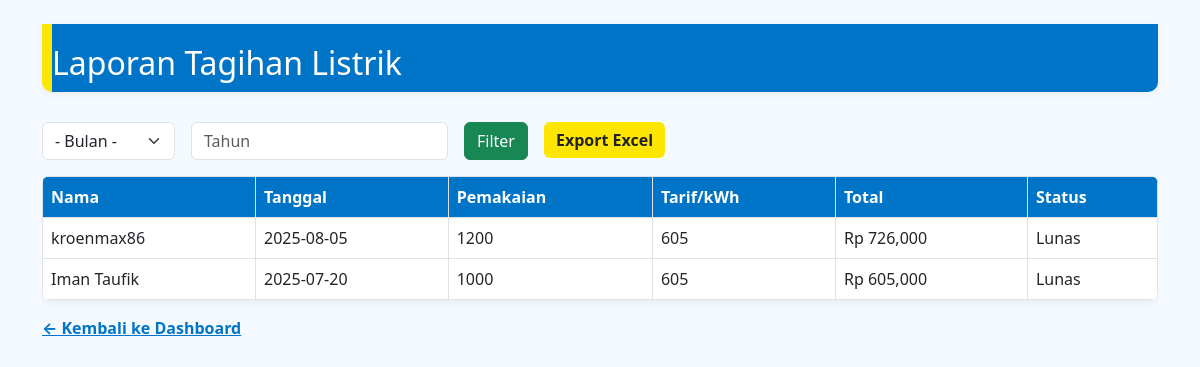
/pages/laporan_tagihan.php (signed in), run on the app's committed database.
### tables this page shows
CREATE TABLE `tagihan` (
  `id_tagihan` int(11) NOT NULL,
  `id_penggunaan` int(11) DEFAULT NULL,
  `jumlah_tagihan` int(11) DEFAULT NULL,
  `status` enum('Belum Bayar','Lunas') DEFAULT NULL
);

CREATE TABLE `pelanggan` (
  `id_pelanggan` varchar(10) NOT NULL,
  `nama` varchar(100) DEFAULT NULL,
  `password` varchar(100) DEFAULT NULL,
  `email` varchar(100) DEFAULT NULL,
  `alamat` text DEFAULT NULL,
  `daya` int(11) DEFAULT NULL,
  `tanggal_registrasi` date DEFAULT NULL
);

CREATE TABLE `penggunaan` (
  `id_penggunaan` int(11) NOT NULL,
  `id_pelanggan` varchar(10) DEFAULT NULL,
  `tanggal` date DEFAULT NULL,
  `meter_awal` int(11) DEFAULT NULL,
  `meter_akhir` int(11) DEFAULT NULL
);

CREATE TABLE `tarif` (
  `daya` int(11) NOT NULL,
  `tarif_per_kwh` int(11) DEFAULT NULL
);

### pages/laporan_tagihan.php (the view, shortened to what this page needs)
<?php
include '../config/koneksi.php';
$bulan = isset($_GET['bulan']) ? $_GET['bulan'] : '';
$tahun = isset($_GET['tahun']) ? $_GET['tahun'] : '';
$where = [];
$where_sql = $where ? 'WHERE ' . implode(' AND ', $where) : '';
$query = "SELECT
    t.id_tagihan, p.nama, pg.tanggal, (pg.meter_akhir - pg.meter_awal) AS pemakaian, tf.tarif_per_kwh, t.jumlah_tagihan, t.status
  FROM tagihan t
  JOIN penggunaan pg ON t.id_penggunaan = pg.id_penggunaan
  JOIN pelanggan p ON pg.id_pelanggan = p.id_pelanggan
  JOIN tarif tf ON p.daya = tf.daya
  $where_sql
  ORDER BY pg.tanggal DESC";
$data = mysqli_query($koneksi, $query);
?>
<!DOCTYPE html>
<html>
<head>
</head>
<body>
<div class="container mt-4">
    <div class="pln-header">
        <h2 class="mb-0">Laporan Tagihan Listrik</h2>
    </div>
    <form method="GET" class="row g-3 mb-3">
      <div class="col-auto">
        <select name="bulan" class="form-select">
          <option value="">- Bulan -</option>
        </select>
      </div>
      <div class="col-auto">
        <input type="number" name="tahun" class="form-control" placeholder="Tahun" value="<?= $tahun ?>">
      </div>
      <div class="col-auto">
        <button type="submit" class="btn btn-success">Filter</button>
      </div>
      <div class="col-auto">
        <a href="export_excel.php?bulan=<?= $bulan ?>&tahun=<?= $tahun ?>" class="btn btn-pln" target="_blank">Export Excel</a>
      </div>
    </form>
    <div class="table-responsive">
        <table class="table table-bordered table-pln">
          <thead>
            <tr>
              <th>Nama</th><th>Tanggal</th><th>Pemakaian</th><th>Tarif/kWh</th><th>Total</th><th>Status</th>
            </tr>
          </thead>
          <tbody>
          <?php if (mysqli_num_rows($data) > 0): ?>
            <?php while ($row = mysqli_fetch_assoc($data)): ?>
            <tr>
              <td><?= $row['nama'] ?></td>
              <td><?= $row['tanggal'] ?></td>
              <td><?= $row['pemakaian'] ?></td>
              <td><?= $row['tarif_per_kwh'] ?></td>
              <td>Rp <?= number_format($row['jumlah_tagihan']) ?></td>
              <td><?= $row['status'] ?></td>
            </tr>
            <?php endwhile; ?>
          <?php else: ?>
            <tr><td colspan="6" class="text-center">Belum ada tagihan listrik di bulan ini.</td></tr>
          <?php endif; ?>
          </tbody>
        </table>
    </div>
    <a href="../dashboard.php" class="link-kembali">&larr; Kembali ke Dashboard</a>
</div>
</body>
</html>

### pages/laporan_tagihan.php (style rules this page uses)
body { background: #f4faff; }
.pln-header { background: #0074c7; color: #fff; padding: 20px 0 10px 0; border-left: 10px solid #ffe600; border-radius: 0 0 10px 10px; margin-bottom: 30px; box-shadow: 0 2px 8px rgba(0,0,0,0.05); }
.table-pln { background: #fff; border-radius: 8px; overflow: hidden; box-shadow: 0 2px 8px rgba(0,0,0,0.07); }
.table-pln th { background: #0074c7; color: #fff; }
.btn-pln { background: #ffe600; color: #222; border: none; font-weight: bold; }
.link-kembali { color: #0074c7; font-weight: bold; }

### data on the page
tagihan: pelanggan.nama "kroenmax86", id_penggunaan.tanggal "2025-08-05", pemakaian "1200", tarif.tarif_per_kwh "605", jumlah_tagihan "726,000", status "Lunas"
tagihan: pelanggan.nama "Iman Taufik", id_penggunaan.tanggal "2025-07-20", pemakaian "1000", tarif.tarif_per_kwh "605", jumlah_tagihan "605,000", status "Lunas"
